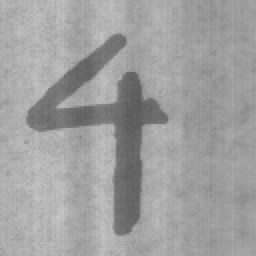
%> input picture nuf4b.tif, 128 x 128 px (shown 2 times larger)
$ octave localThresh.m   (GNU Octave 9; MATLAB toolbox functions it lacks are replaced by stand-ins)
%> lines starting %> are read from the running program, lines starting %| are printed output that depends on the picture; in (x1, y1, x2, y2) boxes, pixels count from 0 and x2, y2 are one past the last pixel; in counts of white or black regions, pixels touching at a corner belong together; the program's own positions count from 1
### least_error.m
function outT = least_error(histo, startT)
% Calculates a threshold value from a histogram using the mid-way method.
%
% histo: A 1D array histogram.
% The histogram bins must correspond to gray value 0, 1, 2,...
% startT: start threshold
% outT: the calculated threshold (integer)
%
% Programmed by Maria Magnusson 2018-08

num = length(histo);
t0 = floor(startT);
t1 = t0+2;

% Calculate the threshold
%------------------------
while abs(t0-t1) > 0.5

  t0 = t1;

  % Calculate mean for the lower part of the histogram
  %---------------------------------------------------
  lowersum1 = sum(histo(1:t0+1).*[0:t0]);
  lowersum2 = sum(histo(1:t0+1));

  lowersum1_leasterror = sum(histo(1:t0+1));
  lowersum2_leasterror = sum(histo(1:num));

  lowersum2_leasterror_var = sum(histo(1:t0+1));

  if lowersum2 ~= 0
    mean0 = lowersum1/lowersum2;
    lowersum1_leasterror_var = sum(histo(1:t0+1).*([0:t0]-mean0).^2);
    P0 = lowersum1_leasterror/lowersum2_leasterror;
    var0 = lowersum1_leasterror_var/lowersum2_leasterror_var;
    %p0 = (P0/sqrt(2*pi*var0))*exp(-1/2*(([0:t0]-mean0)^2/var0));
  else
    error('Cannot calculate new threshold');
  end;

  % Calculate mean for the upper part of the histogram
  %---------------------------------------------------
  uppersum1 = sum(histo(t0+2:num).*[t0+1:num-1]);
  uppersum2 = sum(histo(t0+2:num));

  uppersum1_leasterror = sum(histo(t0+2:num));
  uppersum2_leasterror = sum(histo(1:num));

  uppersum2_leasterror_var = sum(histo(t0+2:num));

  if uppersum2 ~= 0
    mean1 = uppersum1/uppersum2;
    uppersum1_leasterror_var = sum(histo(t0+2:num).*([t0+1:num-1]-mean1).^2);
    P1 = uppersum1_leasterror/uppersum2_leasterror;
    var1 = uppersum1_leasterror_var/uppersum2_leasterror_var;
    %p1 = (P1/sqrt(2*pi*var1))*exp(-1/2*(([t0+1:num-1]-mean1)^2/var1));
  else
    error('Cannot calculate new threshold');
  end;

  % Calculate new threshold
  %-----------------------

  a = (var0*var1)/(var1-var0);
  b = 2*((mean1/var1)-(mean0/var0));
  c = -2*log(P0/P1) + log(var0/var1) + mean0^2/var0 - mean1^2/var1;
  T = [1 a*b a*c];
  Tout = roots(T)
  if(mean0 <= Tout(1) && Tout(1) <= mean1)
    t1 = Tout(1)
  elseif(mean0 <= Tout(2) && Tout(2) <= mean1)
    t1 = Tout(2)
  else
      error('HELP')
  end
  t1 = floor(t1)

end;

outT = t1;

### mid_way.m
function outT = mid_way(histo, startT)
% Calculates a threshold value from a histogram using the mid-way method.
%
% histo: A 1D array histogram.
% The histogram bins must correspond to gray value 0, 1, 2,...
% startT: start threshold
% outT: the calculated threshold (integer)
%
% Programmed by Maria Magnusson 2018-08

num = length(histo);
t0 = floor(startT);
t1 = t0+2;

% Calculate the threshold
%------------------------
while abs(t0-t1) > 0.5

  t0 = t1;

  % Calculate mean for the lower part of the histogram
  %---------------------------------------------------
  lowersum1 = sum(histo(1:t0+1).*[0:t0]);
  lowersum2 = sum(histo(1:t0+1));

  % [5 lines of commented-out code are left out]

  if lowersum2 ~= 0
    mean0 = lowersum1/lowersum2;
  else
    error('Cannot calculate new threshold');
  end;

  % Calculate mean for the upper part of the histogram
  %---------------------------------------------------
  uppersum1 = sum(histo(t0+2:num).*[t0+1:num-1]);
  uppersum2 = sum(histo(t0+2:num));
  if uppersum2 ~= 0
    mean1 = uppersum1/uppersum2;
  else
    error('Cannot calculate new threshold');
  end;

  % Calculate new threshold
  %------------------------
  t1 = floor((mean0+mean1)/2);

end;

outT = t1;

### ocrdecide.m
function out = ocrdecide(in, conn)
%
% Classifies objects in the image.
% It is possible to classify digits between 0 and 9.
% The classification is based on the number of holes and
% the direction of the line ends of the digit.
%
% in: a binary skeleton image
% conn:	connectivity 4 or 8
% out:
% If the classification fails, -1 is returned.
% If the classification is successful the number found is returned.

if nargin ~= 2
   error('Funktionen ocrdecide kr鋠er 2 argument in');
end;

[m,n] = size(in);
if (m ~= n)
   error('Bilden m錽te vara kvadratisk');
end;

if ~((conn == 4) | (conn == 8))
   error('Parametern conn ska vara 4 eller 8');
end;

if(conn == 8)
   ntemplates = 16;
else
   ntemplates = 12;
end;

% Zeropad and transpose image so that the same hit points
% as in the old C routine are found.
z = zeros(m+2, n+2);
z(2:m+1, 2:n+1) = in';

load('ocrdecide_lut');
lut = ocr_lut;

tmp = applylut(z,lut);
hits = find(tmp == -1);
z = z';  % Transpose image back to original direction

if isempty(hits)   % No end points, object must be 0 or 8
   eul = bweuler(z,conn);
   if eul == 0
      out = 0;
   elseif eul == -1
      out = 8;
   else
      out = -1;
   end;
else
   table = [3 3 -1 2 2 -1 7 7 9 ...
         3 -1 4 -1 2 -1 1 3 9 ...
         -1 4 4 4 -1 1 1 1 6 ...
         5 5 4 4 -1 1 1 -1 6 ...
         5 5 -1 -1 -1 -1 -1 5 6 ...
         5 5 -1 -1 -1 -1 -1  5 -1 ...
         -1 -1 -1 -1 -1 -1 -1 -1 -1 ...
         3 3 -1 2 2 2 7 3 9 ...
         -1 -1 -1 -1 -1 -1 -1 -1 -1];

   for i=1:min(length(hits),2)
     % Swap row and column for hit points to compensate for
     % the transposed image used above.
     [hit_col, hit_row] = ind2sub(m+2,hits(i));
     row = hit_row;
     col = hit_col;
     for j=1:10
       z(row,col)=0;
       row = row - z(row-1,col);
       row = row + z(row+1,col);
       col = col - z(row,col-1);
       col = col + z(row,col+1);
       if conn == 8
         row = row - z(row-1,col-1);
         col = col - z(row-1,col-1);
         row = row - z(row-1,col+1);
         col = col + z(row-1,col+1);
         row = row + z(row+1,col-1);
         col = col - z(row+1,col-1);
         row = row + z(row+1,col+1);
         col = col + z(row+1,col+1);
       end;
     end;
     arg = atan2(hit_row-row,hit_col-col);
     entry(i) = mod(round(0.9999 * (arg + pi)/(pi/4)),8);
   end;
   if length(hits) == 1           %if only one point set the second entry to 8
     entry(2) = 8;
   end;
   out = table(9*entry(1)+entry(2)+1);
end;

### localThresh.m
% Read the image and cast it to double
% ====================================
nuf = double(imread('nuf4b.tif'));
%> nuf: size 128x128 double; min 89, max 198, mean 159.7; mean of the top-left, top-right, bottom-left and bottom-right quarters 158.3, 154.5, 169.4, 156.4
% Extend the image
% ================
tmp = [nuf(:,64:-1:1) nuf nuf(:,128:-1:65)];
nufextend = [tmp(64:-1:1,:); tmp; tmp(128:-1:65,:)];
% Make a Gaussian filter
% ======================
sigma=10; %0.5
lpH=exp(-0.5*([-64:64]/sigma).^2);
lpH=lpH/sum(lpH); % Horizontal filter
lpV=lpH';         % Vertical filter
% Convolve in the horizontal and vertical direction
% =================================================
nufblur = conv2(nufextend, lpH, 'valid');
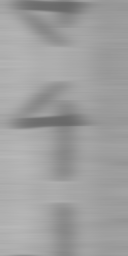
%> nufblur: size 256x128 double; min 105.3, max 183.6, mean 159.7
nufblur = conv2(nufblur, lpV, 'valid');
%> nufblur: size 128x128 double
% Make a new image
% ================
nuf = nuf - nufblur + 128;
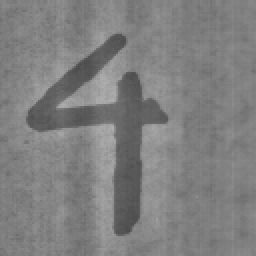
%> nuf: size 128x128 double (shown 2 times larger); min 76.88, max 176.2, mean 128
figure(1)
colormap(gray(256))

subplot(2,2,1),imagesc(nufextend, [0 255])
axis image; colorbar
title('extended image')

axis image; title('Gaussian kernel')
subplot(2,2,2), imagesc(nufblur, [0 255])
axis image; colorbar
title('blurred image image')

% [12 lines of commented-out code are left out]

subplot(2,2,3),imagesc(new_Im, [0 255])
%> (this line was passed over: new_Im is not available in this run)
axis image; colorbar
title('new image thresh')
%plot(-64:64, lpH, '.-r')

subplot(2,2,4), imagesc(nuf, [0 255])
axis image; colorbar
title('new image')

%%--------HISTOPART--------------------

histo = hist(nuf(:),[0:255]);
%> histo = 256 values, max 850 at index 131, min 0 at index 1, mean 64
% [7 lines of commented-out code are left out]
T = mean(mean(nuf))
%> T = 128
Tmid = least_error(histo, T)
%> in least_error, `t1 = t0+2;`: t1 = 130
%> the loop in least_error, `while abs(t0-t1) > 0.5` made 1 pass
%> (t0, lowersum1, lowersum2, lowersum1_leasterror, lowersum2_leasterror, lowersum2_leasterror_var, mean0, lowersum1_leasterror_var) on pass 1: (130, 1097019, 9254, 9254, 16384, 9254, 118.5, 1677400.4)
%> Tmid = 130
imTmid = nuf>Tmid;
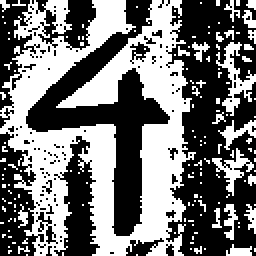
%> imTmid: size 128x128 logical (shown 2 times larger); 46.1% white; 151 white regions (139 under 20 px), largest, box (x1, y1, x2, y2) and area: (0, 0, 98, 128) 6276, (108, 21, 128, 58) 243, (106, 74, 127, 98) 153

figure(3)
colormap(gray(256))
subplot(2,3,1), imagesc(imTmid, [0 1]);
axis image; colorbar
title('least_error thresholded image');

histo2 = hist(nuf(:),[0:255]);
%> histo2 has the same summary as histo

T2 = mean(mean(nuf))
%> T2 = 128
Tmid2 = mid_way(histo2, T)
%> the loop in mid_way, `while abs(t0-t1) > 0.5` made 12 passes
%> (t0, lowersum1, lowersum2, mean0, uppersum1, uppersum2, mean1, t1) on passes 1 to 12: (130, 1097019, 9254, 118.5, 1000128, 7130, 140.3, 129), (129, 986519, 8404, 117.4, 1110628, 7980, 139.2, 128), (128, 890027, 7656, 116.3, 1207120, 8728, 138.3, 127), (127, 790059, 6875, 114.9, 1307088, 9509, 137.5, 126), (126, 692650, 6108, 113.4, 1404497, 10276, 136.7, 125), (125, 592480, 5313, 111.5, 1504667, 11071, 135.9, 123), (123, 437188, 4066, 107.5, 1659959, 12318, 134.8, 121), (121, 338765, 3263, 103.8, 1758382, 13121, 134, 118), (118, 250831, 2531, 99.1, 1846316, 13853, 133.3, 116), (116, 225202, 2313, 97.36, 1871945, 14071, 133, 115), (115, 214182, 2218, 96.57, 1882965, 14166, 132.9, 114), (114, 205212, 2140, 95.89, 1891935, 14244, 132.8, 114)
%> in mid_way, `outT = t1;`: outT = 114
%> Tmid2 = 114
imTmid2 = nuf>Tmid2;
%> imTmid2: size 128x128 logical; 87.2% white; 48 black regions (47 under 20 px), largest, box (x1, y1, x2, y2) and area: (13, 17, 84, 118) 2022

subplot(2,3,2), imagesc(imTmid2, [0 1]);
axis image; colorbar
title('mid-way thresholded image');

imTmid_skel = bwmorph(imTmid,'skel',inf);
%> imTmid_skel: size 128x128 logical; 23.9% white in thin lines or dots
subplot(2,3,3), imagesc(imTmid_skel, [0 1]);
axis image; colorbar
title('least-error skel');

imTmid2_skel = bwmorph(imTmid2,'skel',inf);
%> imTmid2_skel: size 128x128 logical; 10.2% white in thin lines or dots
subplot(2,3,4), imagesc(imTmid2_skel, [0 1]);
axis image; colorbar
title('mid-way skel');

subplot(2,3,5), imagesc(ocrdecide(imTmid_skel, 4), [0 1]);
%> in ocrdecide, `z(2:m+1, 2:n+1) = in';`: z: size 130x130 double; values 0 (black) and 1 (white), 23.1% white in thin lines or dots
%> in ocrdecide, `tmp = applylut(z,lut);`: tmp: size 130x130 double; values -1 (black) and 0 (white), 98.9% white; black in thin lines or dots
%> in ocrdecide, `hits = find(tmp == -1);`: hits = 178 values from 132 to 16733
%> in ocrdecide, `z = z';`:
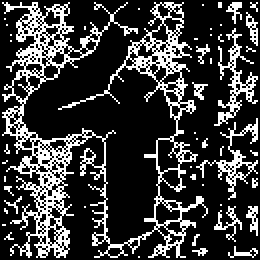
%> z: size 130x130 double (shown 2 times larger); values 0 (black) and 1 (white), 23.1% white in thin lines or dots
%> the loop in ocrdecide, `for i=1:min(length(hits),2)` made 2 passes
%> (hit_col, hit_row, arg) on passes 1 to 2: (2, 2, 0), (11, 2, -0.322)
%> after the loop in ocrdecide, `for i=1:min(length(hits),2)`: entry = [4 4]
%> in ocrdecide, `out = table(9*entry(1)+entry(2)+1);`: out = -1
axis image; colorbar
title('least-error orcdecide');

subplot(2,3,6), imagesc(ocrdecide(imTmid2_skel, 4), [0 1]);
%> call 2 of ocrdecide, with conn = 4
%> in ocrdecide (call 2), `z(2:m+1, 2:n+1) = in';`: z: size 130x130 double; values 0 (black) and 1 (white), 9.9% white in thin lines or dots
%> in ocrdecide (call 2), `tmp = applylut(z,lut);`:
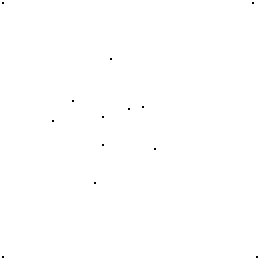
%> tmp: size 130x130 double (shown 2 times larger); values -1 (black) and 0 (white), 99.9% white; black in thin lines or dots
%> in ocrdecide (call 2), `hits = find(tmp == -1);`: hits = [132; 259; 3441; 4731; 6202; 6689; 6703; 7180; 8375; 9284; 10085; 16382; 16769]
%> in ocrdecide (call 2), `z = z';`:
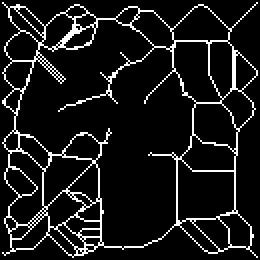
%> z: size 130x130 double (shown 2 times larger); values 0 (black) and 1 (white), 9.9% white in thin lines or dots
%> the loop in ocrdecide (call 2), `for i=1:min(length(hits),2)` made 2 passes
%> (hit_col, hit_row, arg) on passes 1 to 2: (2, 2, 0), (129, 2, 0)
axis image; colorbar
title('mid-way orcdecide');
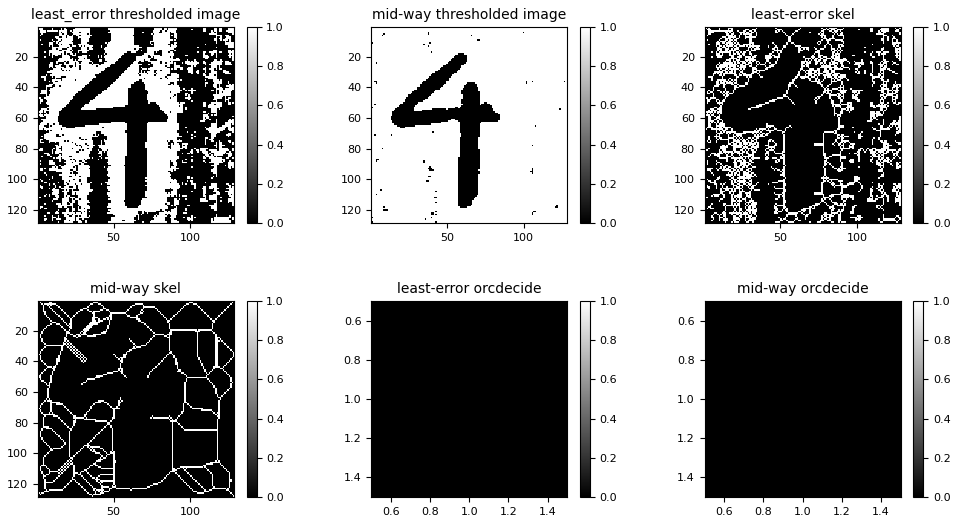
%> figure redrawn from the program's plot data, 6 panels
